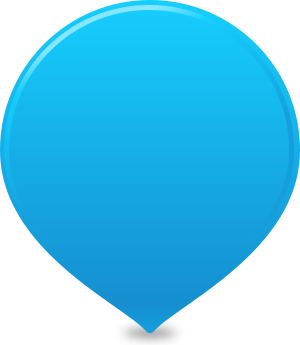
#> input picture templates/location_map_pin.png, 300 x 345 px, given as the content of the folder input, which was not available
$ python main.py   (Python 2 division)   (older library calls are emulated)
#> lines starting #> are read from the running program, lines starting #| are printed output that depends on the picture; pictures that were not available may be replaced by others from this repository, and a replacement may not be noted
#!/usr/bin/env python

import os, sys
from PIL import Image

size = 64, 64
_64pixel = os.path.join(os.path.dirname(os.path.abspath(__file__)), "64x64")
_128pixel = os.path.join(os.path.dirname(os.path.abspath(__file__)), "128x128")
_crop= os.path.join(os.path.dirname(os.path.abspath(__file__)), "cropped")
#create thumnail
if not os.path.exists(_64pixel):
  os.makedirs(_64pixel)

for file in os.listdir("input"):
  if file.endswith(".jpg") or file.endswith(".jpeg") or file.endswith(".png") :
    if file.endswith(".jpg"):
      outfile = os.path.splitext(file)[0] + ".jpg"
    if file.endswith(".jpeg"):
      outfile = os.path.splitext(file)[0] + ".jpeg"
    if file.endswith(".png"):
      outfile = os.path.splitext(file)[0] + ".png"
    newFolder = os.path.join(_64pixel, outfile)
    try:
      img = Image.open("input/" +file)
#> img is the input picture: PIL image 300x345 RGBA; mean R, G, B, A 17.4, 123.6, 162.7, 176.8
      img.thumbnail(size)
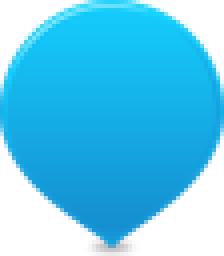
#> img: PIL image 56x64 RGBA (shown 4 times larger); mean R, G, B, A 17.7, 127.5, 167.9, 176.9; transparent parts drawn white

      img.save(newFolder, "PNG")
    except IOError, ioe:
      print "cannot resize",file
      print str(ioe)

# [39 lines of commented-out code are left out]
templates = ["t001.png", "t002.png"]
for file in templates:
  outfile = os.path.splitext(file)[0] + "_u.png"
  newFolder = os.path.join(os.path.dirname(os.path.abspath(__file__)), outfile)

  try:
    img = Image.open(file)
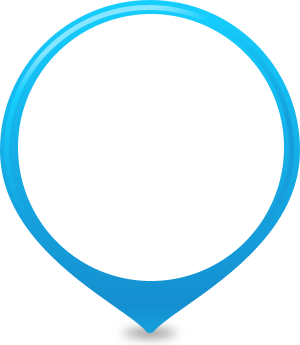
#> input picture t001.png, 300 x 345 px
#> img is the input picture: PIL image 300x345 RGBA; mean R, G, B, A 6.1, 29.6, 38.7, 39.4
    img.thumbnail((88,88))
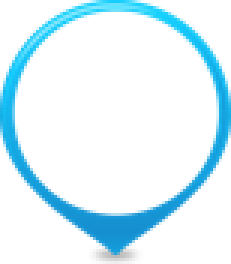
#> img: PIL image 77x88 RGBA (shown 3 times larger); mean R, G, B, A 6.8, 35.8, 46.7, 39.4; transparent parts drawn white
    img.save(newFolder, "PNG")
  except IOError, ioe:
    print "cannot crop",file
    print str(ioe)


_mergeFolder = os.path.join(os.path.dirname(os.path.abspath(__file__)), "merged")
if not os.path.exists(_mergeFolder):
  os.makedirs(_mergeFolder)

for file in os.listdir('./64x64'):
  if file.endswith(".png"):
    outfile = os.path.splitext(file)[0] + ".png"
    newFolder = os.path.join(_mergeFolder, outfile)

    try:
      foreground = Image.open("input/" +file)
      background = Image.open('t001_u.png')
      background.paste(foreground, (6, 6), foreground)
      #background.show()
      background.save(newFolder, "PNG")
    except IOError, ioe:
      print "cannot crop",file
      print str(ioe)
